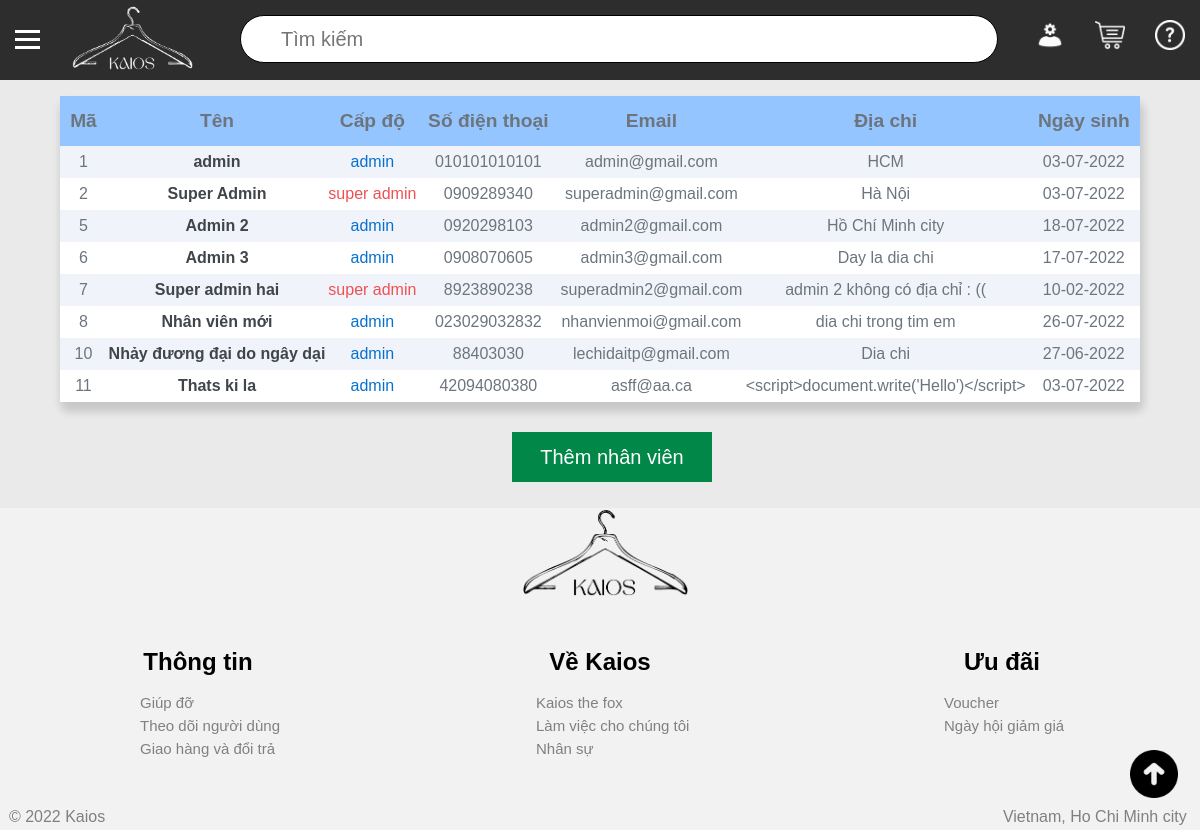
The page /admin/employees/index.php (signed in) on the database its author committed.
### tables this page shows
CREATE TABLE `nhan_vien` (
  `ma` int(11) NOT NULL,
  `anh_dai_dien` varchar(200) NOT NULL DEFAULT 'default.png',
  `ten` varchar(50) NOT NULL,
  `so_dien_thoai` varchar(20) NOT NULL,
  `dia_chi` text NOT NULL,
  `ngay_sinh` date NOT NULL,
  `email` text NOT NULL,
  `mat_khau` varchar(200) NOT NULL,
  `cap_do` bit(1) NOT NULL
);

### partial/process_pagination.php (called while the page is built, shortened)
<?php
    $currentPage = 1;
    if (isset($_GET['query'])) {
        $search = addslashes($_GET['query']);
    }else $search = "";
    $query = "select count(*) from san_pham";
    $order = "";
    $order_0 = "";
    if(isset($_GET['sort'])) {
        $sort = $_GET['sort'];
        if ($sort == 0) {
            $order_0 = "order by so_luot_truy_cap desc";
        }else {
            $order = "and the_loai.ma = '$sort'";
        }
         $query .= " right join the_loai_chi_tiet
                    on the_loai_chi_tiet.ma_san_pham =    san_pham.ma
                    right join the_loai on the_loai.ma = the_loai_chi_tiet.ma_the_loai
                    where (san_pham.ten like '%$search%' or mo_ta like '%$search%')
                    $order $order_0";
    }else {
        $order_0 = "order by san_pham.ma desc";
    }
    $offset = $products_per_page*($currentPage-1);
    $url = $_SERVER['REQUEST_URI'];
    $contains = strpos($url,"admin");
    if ($contains) {
        $sql =  "select
                san_pham.ma as ma,
                san_pham.ten as ten,
                san_pham.anh as anh,
                san_pham.gia as gia,
                nha_san_xuat.ten as ten_nha_san_xuat
            from san_pham
            left join nha_san_xuat
            on nha_san_xuat.ma = san_pham.ma_nha_san_xuat
            where (san_pham.ten like '%$search%' or mo_ta like '%$search%')
            $order
            group by san_pham.ma
            $order_0
            limit $offset,$products_per_page";
    }
    $return = mysqli_query($connect,$sql);

### admin/employees/index.php (the view, shortened to what this page needs)
<!DOCTYPE html>
<html>
<head>
	<link rel="stylesheet" type="text/css" href="../../styles.css">
</head>
<body>
    <?php
    require '../../database/connect.php';
    $products_per_page = 15;
    require '../../partial/process_pagination.php';
    $num_rows = $return->num_rows;
    $sql = "select * from nhan_vien";
    $return = mysqli_query($connect,$sql);
    ?>
	<div id="main_div">
		<?php include '../header.php'; ?>
	 	<div id="middle_div" style="z-index: 9999">
			<div id="content">
                <p>
                    <table id="main_table">
                        <tr style="background-color: #95c5ff;">
                            <th>
                                Mã
                            </th>
                            <th>
                                Tên
                            </th>
                            <th>
                                Cấp độ
                            </th>
                            <th>
                                Số điện thoại
                            </th>
                            <th>
                                Email
                            </th>
                            <th>
                                Địa chỉ
                            </th>
                            <th>
                                Ngày sinh
                            </th>
                        </tr>
                            <?php foreach($return as $each) { ?>
                                <?php
                                if ($num_rows % 2 == 0) $row_color = "#f1f3fa";
                                else if ($num_rows % 2 == 1) $row_color = "#ffffff";
                                $num_rows--;
                                ?>
                            <tr name="each_row" style="background-color: <?php echo $row_color ?>;">
                                <td>
                                    <?php echo $each['ma']; ?>
                                </td>
                                <td>
                                    <span style="color: #3f4549;font-weight: bold;">
                                            <?php echo $each['ten'] ?>
                                    </span >
                                </td>
                                <td>
                                   <?php switch ($each['cap_do']) {
                                       case 0:
                                            $color = "#0770cf";
                                            $level =  "admin";
                                            break;
                                       case 1:
                                            $color = "#ed5153";
                                            $level =  "super admin";
                                            break;
                                   } ?>
                                   <span style="color: <?=$color?>">
                                        <?=$level?>
                                    </span>
                                </td>
                                <td>
                                    <?php echo $each['so_dien_thoai'] ?>
                                </td>
                                <td>
                                    <?php echo $each['email'] ?>
                                </td>
                                <td>
                                    <?php echo $each['dia_chi'] ?>
                                </td>
                                <td>
                                    <?php echo date('d-m-Y',strtotime($each['ngay_sinh'])) ?>
                                </td>
                            </tr>
                            <?php } ?>
                    </table>
                    <div id="alert">
                        <button name="buy_now" onclick="location.href='./form_insert_employee.php'">
                            Thêm nhân viên
                        </button>
                    </div>
                </p>
            </div>
		</div>
		<?php include '../../partial/footer.php';?>
	</div>
</body>
</html>

### styles.css (style rules this page uses)
html { height: 100%; }
body { margin:0; padding:0; font-family: sans-serif; background-color: #f1f1df; }
#main_div { width: 100%; height: auto; background-color: #eaeaea; position: relative; }
#middle_div { height: 83%; width: 100%; background-color: #eaeaea; float: left; }
#main_table { border-collapse: collapse; width: 90%; padding-top: 10px; margin-left: auto; margin-right: auto; text-align: center; background-color: #f1f3fa; border-radius: 7px; color: #6c757d; box-shadow: 2px 8px 8px 2px rgba(0,0,0,0.15); }
th { color: #6c757d; font-size: larger; padding: 10px; }
tr[name=each_row] { cursor: pointer; }
button[name="buy_now"] { border: 0; width: 140px; height: 50px; margin-left: 2%; background-color: #018849; font-size: 20px; color: white; cursor: pointer; }

### admin/employees/index.php (style rules this page uses)
tr { line-height: 30px; cursor: default!important; }
#alert { display: flex; justify-content: center; }
button[name='buy_now'] { margin-top: 30px; margin-bottom: 10px; width: 200px; }

### rows shown on the page
nhan_vien: ma "1", ten "admin", cap_do "admin", so_dien_thoai "010101010101", email "admin@gmail.com", dia_chi "HCM", ngay_sinh "03-07-2022"
nhan_vien: ma "2", ten "Super Admin", cap_do "super admin", so_dien_thoai "0909289340", email "superadmin@gmail.com", dia_chi "Hà Nội", ngay_sinh "03-07-2022"
nhan_vien: ma "5", ten "Admin 2", cap_do "admin", so_dien_thoai "0920298103", email "admin2@gmail.com", dia_chi "Hồ Chí Minh city", ngay_sinh "18-07-2022"
nhan_vien: ma "6", ten "Admin 3", cap_do "admin", so_dien_thoai "0908070605", email "admin3@gmail.com", dia_chi "Day la dia chi", ngay_sinh "17-07-2022"
nhan_vien: ma "7", ten "Super admin hai", cap_do "super admin", so_dien_thoai "8923890238", email "superadmin2@gmail.com", dia_chi "admin 2 không có địa chỉ : ((", ngay_sinh "10-02-2022"
nhan_vien: ma "8", ten "Nhân viên mới", cap_do "admin", so_dien_thoai "023029032832", email "nhanvienmoi@gmail.com", dia_chi "dia chi trong tim em", ngay_sinh "26-07-2022"
nhan_vien: ma "10", ten "Nhảy đương đại do ngây dại", cap_do "admin", so_dien_thoai "88403030", email "lechidaitp@gmail.com", dia_chi "Dia chi", ngay_sinh "27-06-2022"
nhan_vien: ma "11", ten "Thats ki la", cap_do "admin", so_dien_thoai "42094080380", email "asff@aa.ca", dia_chi "<script>document.write('Hello')</script>", ngay_sinh "03-07-2022"
